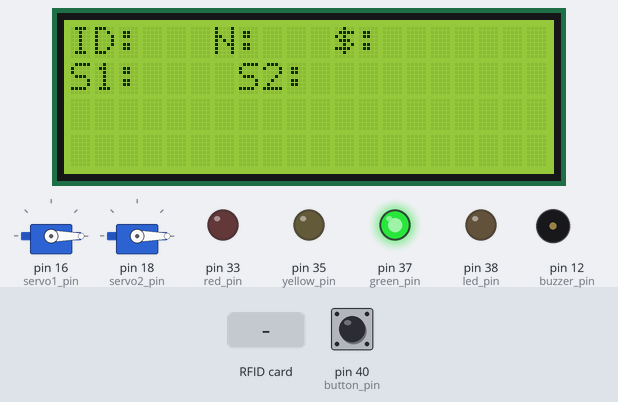
A program run on a simulated Raspberry Pi (header pin numbers). Parts: 20×4 character LCD, 2 × servo, output pins drawn as LEDs (lit = HIGH), buzzer (waves = sounding, pin HIGH). Inputs (shaded band) come from the test bench; at power-on: pin 40 (button_pin) HIGH. The RFID card's data blocks start empty; servo angles are drawn from the pulse width (0.5 ms = 0°, 2.5 ms = 180°); threads take turns every 2 ms; what the program prints to the terminal is not drawn.

Above: at 3.2 s.
3.3 s: RFID card 5E 7A 19 C4 held to the reader
At 3.7 s:
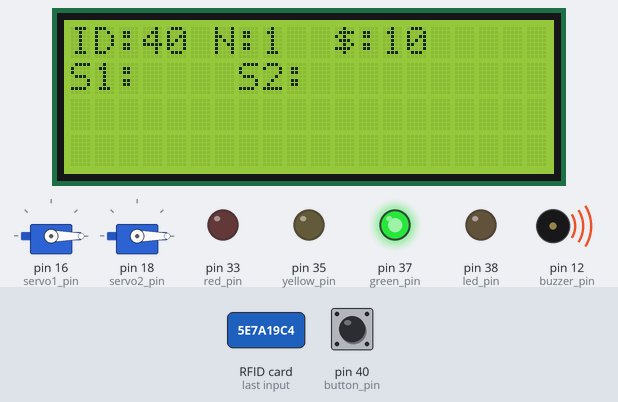
5.5 s: pin 40 (button_pin) pulled LOW for 0.15 s
At 12.7 s:
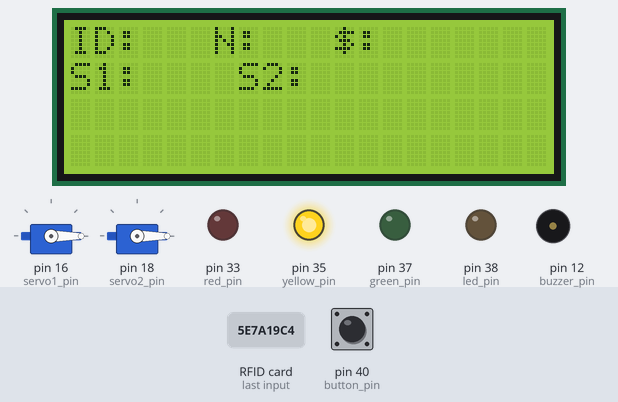
At 15.4 s:
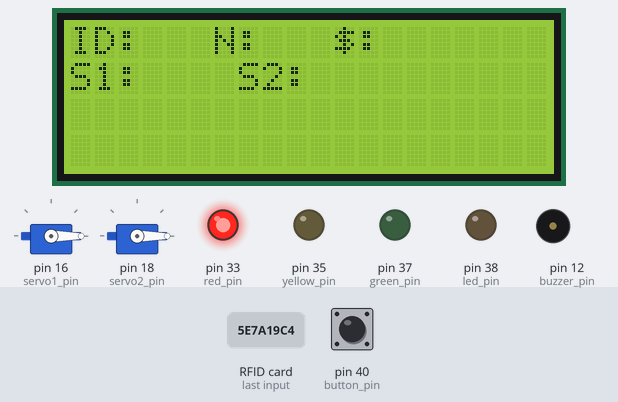
Timing chart, 0 to 37.5 s (numbered marks = the images above; inputs shaded):
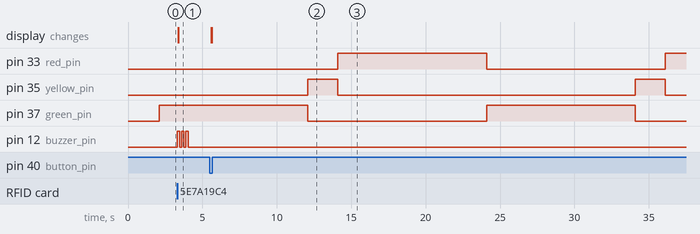

Measured:
- after the input at 3.3 s, pin 12 (buzzer_pin): alternates HIGH for 0.14 s and LOW for 0.14 s, 6 changes in all, then stays LOW, starting at once; the display: changes after 0.07 s (image 1)
- after the input at 5.5 s, the display: first changes after 0.11 s (image 2 shows a later state)
- by itself, pin 35 (yellow_pin): alternates HIGH for 2.0 s and LOW for 20.0 s

The program:

Parking.py
```python
import time
import threading
import RPi.GPIO as GPIO
from mfrc522 import SimpleMFRC522
from RPLCD.i2c import CharLCD

# GPIO 設定 ------------------------------------------------------------
GPIO.setwarnings(False)
GPIO.setmode(GPIO.BOARD)  # GPIO.BOARD, 使用BOARD模式

# Servo 每次啟動費用 ----------------------------------------------------
FEE = 10  # 每次費用

# LED PIN -------------------------------------------------------------
led_pin = 38  # 用於 Servo 啟動時燈會亮
GPIO.setup(led_pin, GPIO.OUT)

# Traffic Light (紅綠燈) PIN -------------------------------------------------------------
red_pin = 33  # 紅燈
GPIO.setup(red_pin, GPIO.OUT)
yellow_pin = 35  # 黃燈
GPIO.setup(yellow_pin, GPIO.OUT)
green_pin = 37  # 綠燈
GPIO.setup(green_pin, GPIO.OUT)

# RFID 卡片前二碼 -------------------------------------------------------
CARD_ID_1 = "55"
CARD_ID_2 = "10"

# 選擇控制伺服馬達的 PIN 腳 -----------------------------------------------
servo1_pin = 16  # Servo 1
servo2_pin = 18  # Servo 2
GPIO.setup(servo1_pin, GPIO.OUT)
GPIO.setup(servo2_pin, GPIO.OUT)
# 設置 Servo PWM 頻率為 50Hz
pwm1 = GPIO.PWM(servo1_pin, 50)
pwm2 = GPIO.PWM(servo2_pin, 50)
pwm1.start(0)
pwm2.start(0)

# 設定 LCD -------------------------------------------------------------
reader = SimpleMFRC522()
lcd = CharLCD('PCF8574', address=0x27, port=1, backlight_enabled=True)
lcd.clear()  # LCD 清空
lcd.cursor_pos = (0, 0)
lcd.write_string("ID:   N:   $:    ")
lcd.cursor_pos = (1, 0)
lcd.write_string("S1:    S2:    ")

# 設置蜂鳴器引腳和模式 ----------------------------------------------------
buzzer_pin = 12  # 根據BOARD模式，將BCM 18對應的引腳更改為12
GPIO.setup(buzzer_pin, GPIO.OUT)

# 設定 Button ----------------------------------------------------------
button_pin = 40
GPIO.setup(button_pin,GPIO.IN,pull_up_down=GPIO.PUD_UP)


def traffic_light_play():
    while True:
        # 綠燈亮 10 秒
        GPIO.output(green_pin, GPIO.HIGH)
        GPIO.output(yellow_pin, GPIO.LOW)
        GPIO.output(red_pin, GPIO.LOW)
        time.sleep(10)
        # 黃燈亮 2 秒
        GPIO.output(green_pin, GPIO.LOW)
        GPIO.output(yellow_pin, GPIO.HIGH)
        GPIO.output(red_pin, GPIO.LOW)
        time.sleep(2)
        # 紅燈亮 10 秒
        GPIO.output(green_pin, GPIO.LOW)
        GPIO.output(yellow_pin, GPIO.LOW)
        GPIO.output(red_pin, GPIO.HIGH)
        time.sleep(10)

def rfid_play():
    try:
        while True:
            print("請將卡靠近讀卡器...")
            GPIO.output(buzzer_pin, GPIO.LOW)
            # 首次讀取卡片資料
            id, text = reader.read()
            GPIO.output(buzzer_pin, GPIO.HIGH)
            print("ID: %s\nText: %s" % (id, text))
            leadId = str(id)[0:2]  # 取 RFID 的卡片 ID 前二碼

            count = 1  # 卡片記錄預設資料
            try:
                count = int(text) + 1  # 將卡片內容取出後 +1
            except:
                pass

            # 若 leadId == 指定 CARD_ID 才需要寫入
            if leadId == CARD_ID_1 or leadId == CARD_ID_2:
                try:
                    reader.write(str(count))  # 將累積次數寫入到卡片
                except:
                    pass

            # 顯示在 LCD 螢幕上
            lcd.cursor_pos = (0, 0)
            lcd.write_string("ID:   N:   $:    ")
            lcd.cursor_pos = (0, 3)
            lcd.write_string("%s" % leadId)
            lcd.cursor_pos = (0, 8)
            lcd.write_string("%d" % count)
            lcd.cursor_pos = (0, 13)
            lcd.write_string("%d" % (count * FEE))

            time.sleep(0.1)
            GPIO.output(buzzer_pin, GPIO.LOW)
            time.sleep(0.1)  # 在讀取到卡片後等待一段時間

            # 啟動 Servo & 更新 Servo 在 LCD 上的狀態
            servo_play_and_lcd_update(leadId)

    finally:
        GPIO.cleanup()


def button_play():
    while True:
        time.sleep(0.5)
        # 按下 button 將 LCD 螢幕清空
        button_state = GPIO.input(button_pin)
        # print(button_state)
        if button_state == 0:
            lcd.cursor_pos = (0, 0)
            lcd.write_string("ID:   N:   $:    ")


# 設定 Servo 1 角度
def set_angle1(angle):
    duty_cycle = angle / 18 + 2
    GPIO.output(servo1_pin, True)
    pwm1.ChangeDutyCycle(duty_cycle)
    time.sleep(1)
    GPIO.output(servo1_pin, False)
    pwm1.ChangeDutyCycle(0)

# 設定 Servo 2 角度
def set_angle2(angle):
    duty_cycle = angle / 18 + 2
    GPIO.output(servo2_pin, True)
    pwm2.ChangeDutyCycle(duty_cycle)
    time.sleep(1)
    GPIO.output(servo2_pin, False)
    pwm2.ChangeDutyCycle(0)


def servo_play_and_lcd_update(leadId):
    # 開燈
    GPIO.output(led_pin, GPIO.HIGH)
    if leadId == CARD_ID_1:
        lcd.cursor_pos = (1, 3)
        lcd.write_string("ON ")
        servo1_play()  # 啟動 Servo1
        lcd.cursor_pos = (1, 3)
        lcd.write_string("OFF")
    elif leadId == CARD_ID_2:
        lcd.cursor_pos = (1, 10)
        lcd.write_string("ON ")
        servo2_play()  # 啟動 Servo2
        lcd.cursor_pos = (1, 10)
        lcd.write_string("OFF")
    # 關燈
    GPIO.output(led_pin, GPIO.LOW)


def servo1_play():
    set_angle1(95)  # 開門
    time.sleep(3)  # 停 3 秒
    set_angle1(5)  # 關門

def servo2_play():
    # 旋轉伺服馬達
    set_angle2(95)  # 開門
    time.sleep(3)  # 停 3 秒
    set_angle2(5)  # 關門

if __name__ == '__main__':
    set_angle1(5)  # Servo1 第一次先關門
    set_angle2(5)  # Servo2 第一次先關門
    t1 = threading.Thread(target=rfid_play)
    t1.start()
    t2 = threading.Thread(target=button_play)
    t2.start()
    # 紅綠燈執行緒
    t3 = threading.Thread(target=traffic_light_play)
    t3.start()
```
